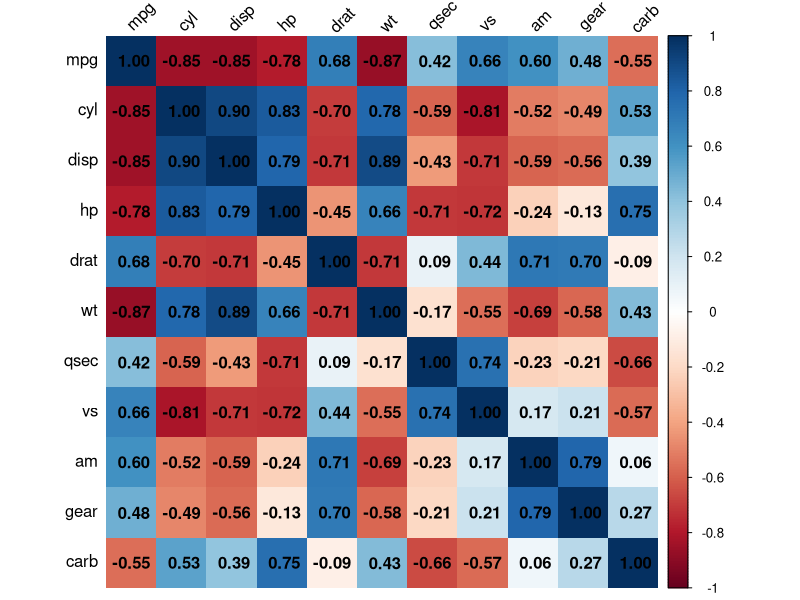
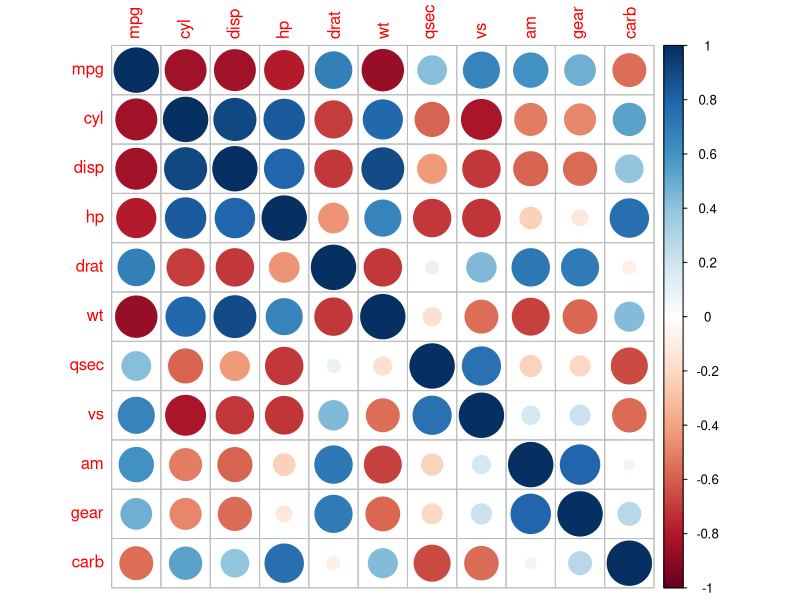
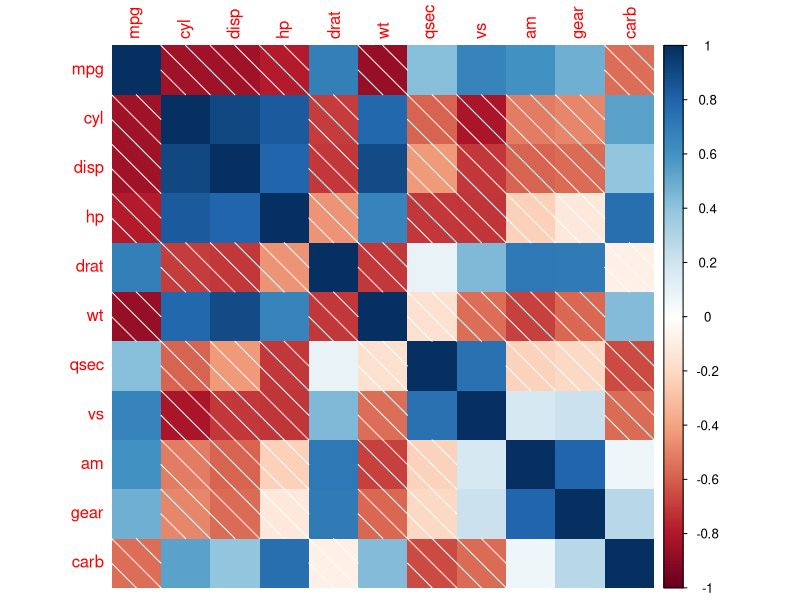
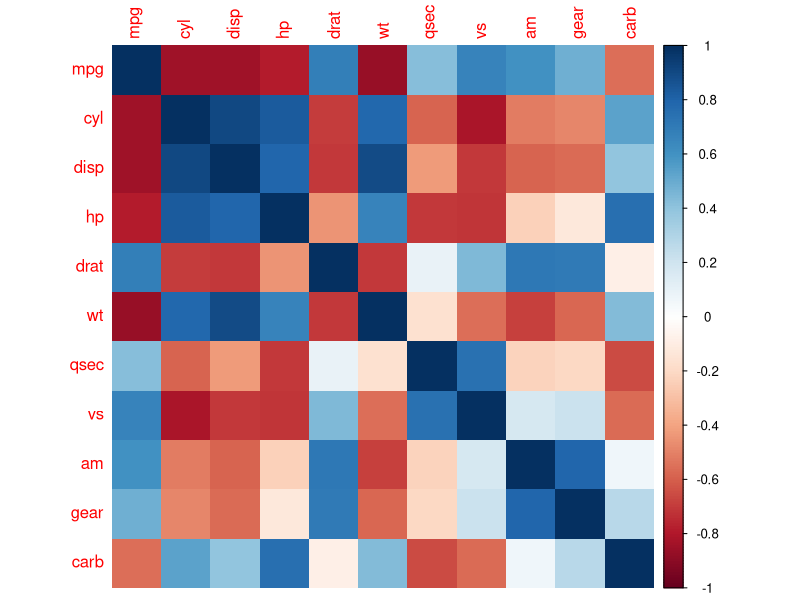
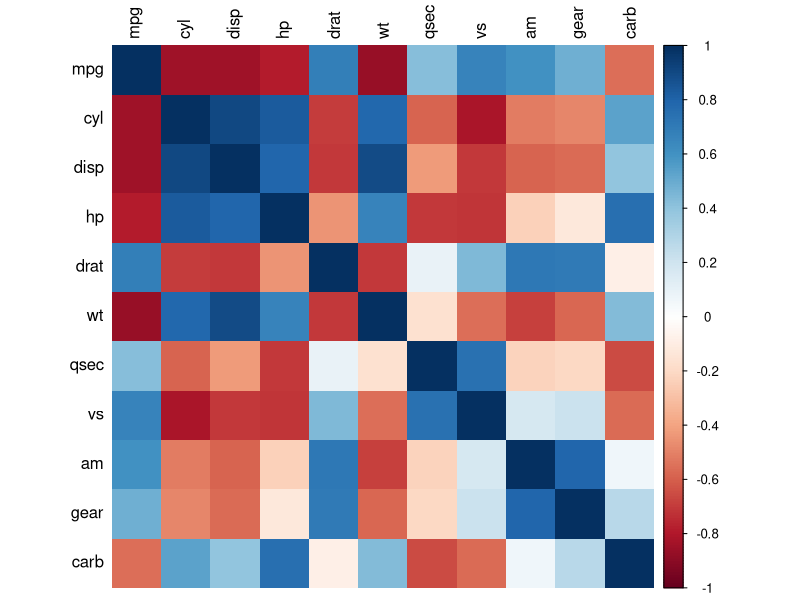
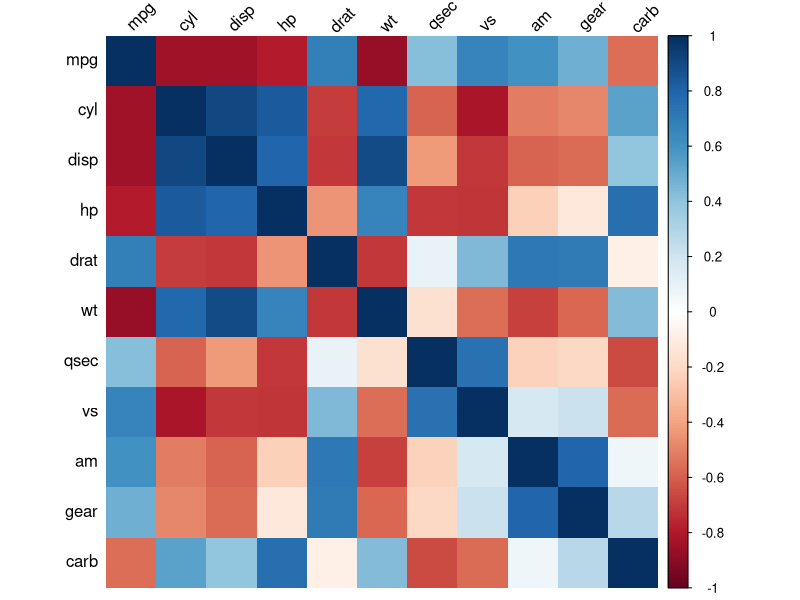
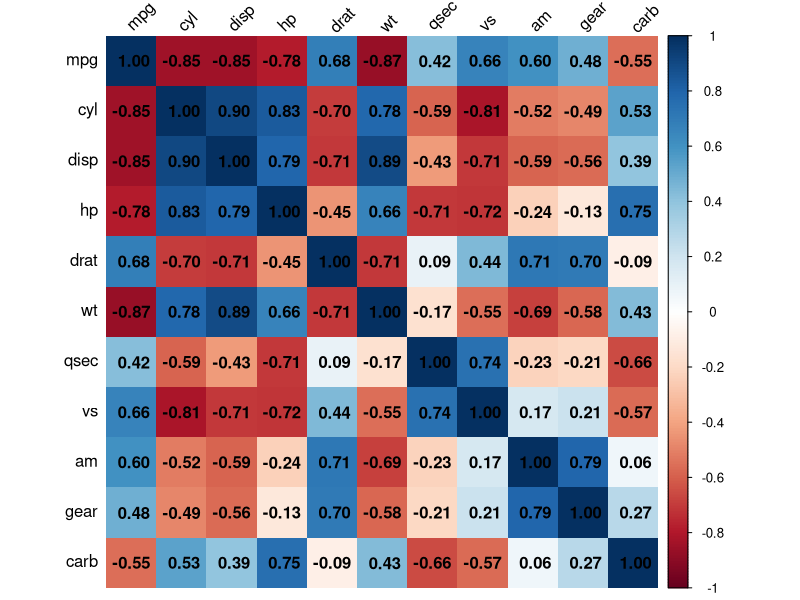
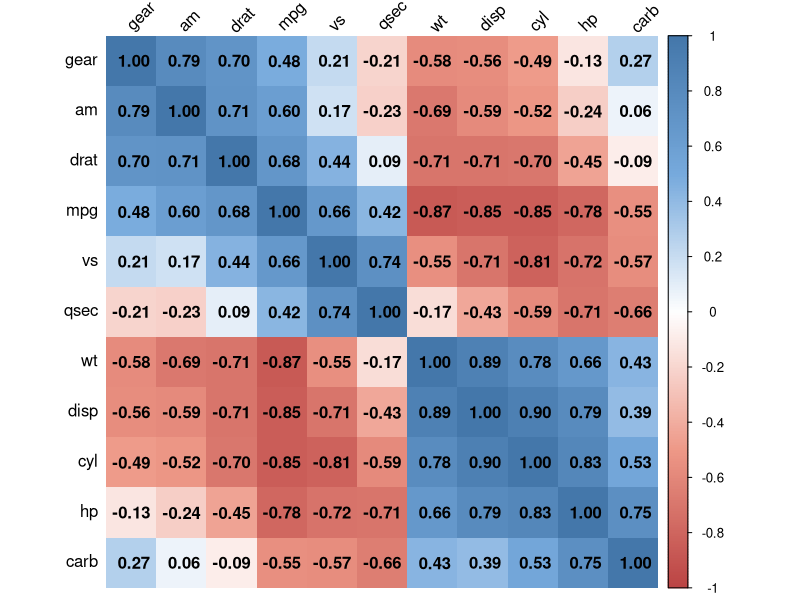

These figures' R source, in order:
data(mtcars)
mtcars.cor<-cor(mtcars) 
mtcars.cor
mtcars.cor<-round(mtcars.cor, digits=2)
mtcars.cor
install.packages("corrplot")
library(corrplot)
corrplot(mtcars.cor,method="shade",shade.col=NA,tl.col="black",tl.srt=45,addCoef.col="black")
corrplot(mtcars.cor) # 차이점을 보세요
corrplot(mtcars.cor,method="shade")
corrplot(mtcars.cor,method="shade",shade.col=NA)
corrplot(mtcars.cor,method="shade",shade.col=NA,tl.col="black")
corrplot(mtcars.cor,method="shade",shade.col=NA,tl.col="black",tl.srt=45)
corrplot(mtcars.cor,method="shade",shade.col=NA,tl.col="black",tl.srt=45,addCoef.col="black")

# 더 세련되게
col <- colorRampPalette(c("#BB4444", "#EE9988", "#FFFFFF", "#77AADD",
"#4477AA"))
corrplot(mtcars.cor,method="shade",shade.col=NA,tl.col="black"
         ,tl.srt=45,col=col(200),addCoef.col="black"
         #,addcolorlabel="no"
         ,order="AOE")
